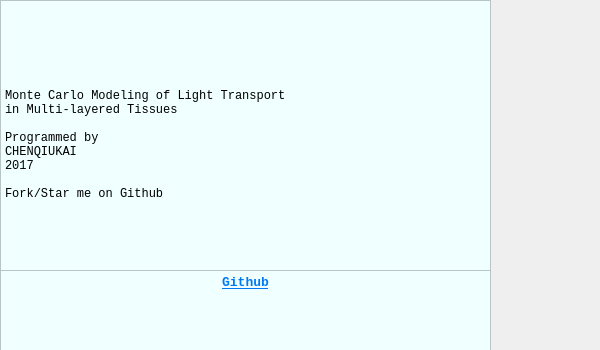
<?xml version="1.0" encoding="UTF-8"?>
<ui version="4.0">
 <class>About</class>
 <widget class="QWidget" name="About">
  <property name="geometry">
   <rect>
    <x>0</x>
    <y>0</y>
    <width>600</width>
    <height>350</height>
   </rect>
  </property>
  <property name="windowTitle">
   <string>Form</string>
  </property>
  <widget class="QTextBrowser" name="textBrowser">
   <property name="geometry">
    <rect>
     <x>0</x>
     <y>270</y>
     <width>491</width>
     <height>81</height>
    </rect>
   </property>
   <property name="font">
    <font>
     <family>Consolas</family>
     <pointsize>10</pointsize>
     <weight>50</weight>
     <italic>false</italic>
     <bold>false</bold>
    </font>
   </property>
   <property name="styleSheet">
    <string notr="true">background-color:rgb(240,255,255);</string>
   </property>
   <property name="html">
    <string>&lt;!DOCTYPE HTML PUBLIC &quot;-//W3C//DTD HTML 4.0//EN&quot; &quot;http://www.w3.org/TR/REC-html40/strict.dtd&quot;&gt;
&lt;html&gt;&lt;head&gt;&lt;meta name=&quot;qrichtext&quot; content=&quot;1&quot; /&gt;&lt;style type=&quot;text/css&quot;&gt;
p, li { white-space: pre-wrap; }
&lt;/style&gt;&lt;/head&gt;&lt;body style=&quot; font-family:'Consolas'; font-size:10pt; font-weight:400; font-style:normal;&quot;&gt;
&lt;p align=&quot;center&quot; style=&quot; margin-top:0px; margin-bottom:0px; margin-left:0px; margin-right:0px; -qt-block-indent:0; text-indent:0px;&quot;&gt;&lt;a href=&quot;https://github.com/SimonCqk/Model_of_LightTransport&quot;&gt;&lt;span style=&quot; font-family:'SimSun'; font-weight:600; text-decoration: underline; color:#007af4;&quot;&gt;Github&lt;/span&gt;&lt;/a&gt;&lt;/p&gt;&lt;/body&gt;&lt;/html&gt;</string>
   </property>
  </widget>
  <widget class="QPlainTextEdit" name="plainTextEdit">
   <property name="geometry">
    <rect>
     <x>0</x>
     <y>0</y>
     <width>491</width>
     <height>271</height>
    </rect>
   </property>
   <property name="font">
    <font>
     <family>Consolas</family>
    </font>
   </property>
   <property name="styleSheet">
    <string notr="true">background-color:rgb(240,255,255);</string>
   </property>
   <property name="readOnly">
    <bool>false</bool>
   </property>
   <property name="plainText">
    <string>





Monte Carlo Modeling of Light Transport
in Multi-layered Tissues

Programmed by
CHENQIUKAI
2017

Fork/Star me on Github</string>
   </property>
  </widget>
 </widget>
 <resources/>
 <connections/>
</ui>
